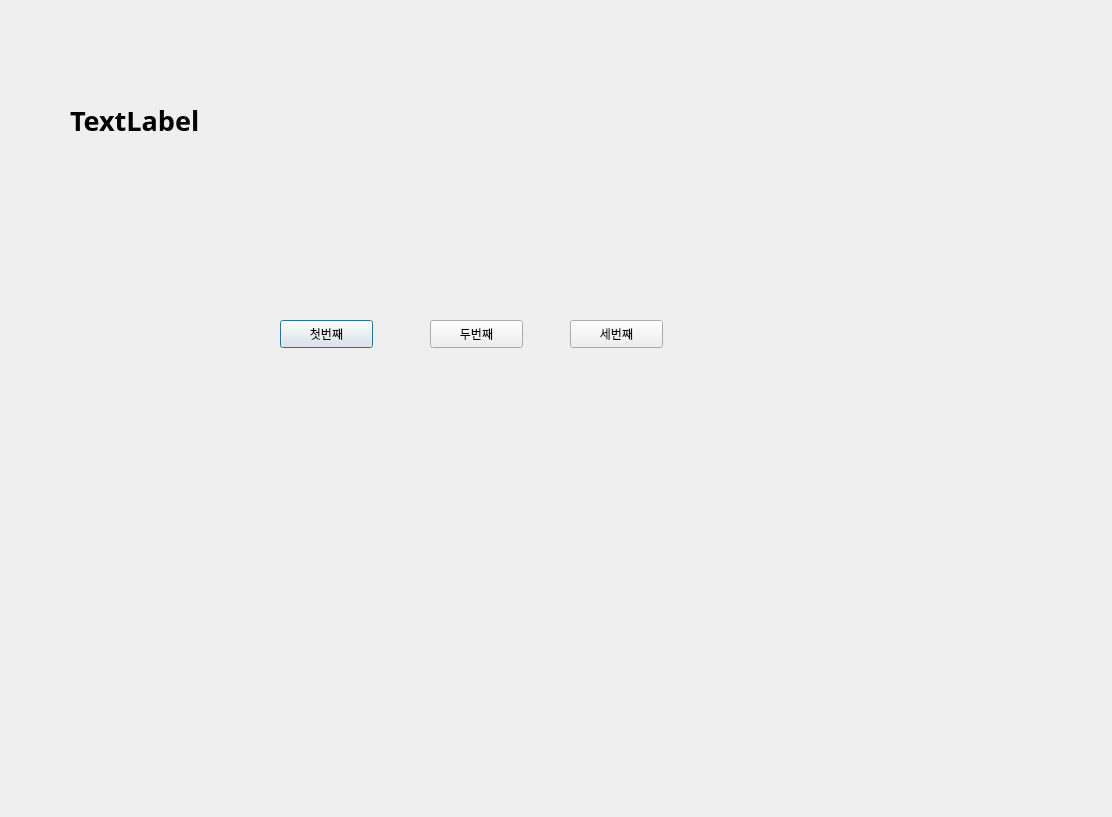
<?xml version="1.0" encoding="UTF-8"?>
<ui version="4.0">
 <class>Dialog</class>
 <widget class="QDialog" name="Dialog">
  <property name="geometry">
   <rect>
    <x>0</x>
    <y>0</y>
    <width>1112</width>
    <height>817</height>
   </rect>
  </property>
  <property name="windowTitle">
   <string>Dialog</string>
  </property>
  <widget class="QLabel" name="label">
   <property name="geometry">
    <rect>
     <x>70</x>
     <y>40</y>
     <width>441</width>
     <height>161</height>
    </rect>
   </property>
   <property name="font">
    <font>
     <family>맑은 고딕</family>
     <pointsize>20</pointsize>
     <weight>75</weight>
     <bold>true</bold>
    </font>
   </property>
   <property name="text">
    <string>TextLabel</string>
   </property>
  </widget>
  <widget class="QPushButton" name="pushButton">
   <property name="geometry">
    <rect>
     <x>280</x>
     <y>320</y>
     <width>93</width>
     <height>28</height>
    </rect>
   </property>
   <property name="text">
    <string>첫번째</string>
   </property>
  </widget>
  <widget class="QPushButton" name="pushButton_2">
   <property name="geometry">
    <rect>
     <x>430</x>
     <y>320</y>
     <width>93</width>
     <height>28</height>
    </rect>
   </property>
   <property name="text">
    <string>두번째</string>
   </property>
  </widget>
  <widget class="QPushButton" name="pushButton_3">
   <property name="geometry">
    <rect>
     <x>570</x>
     <y>320</y>
     <width>93</width>
     <height>28</height>
    </rect>
   </property>
   <property name="text">
    <string>세번째</string>
   </property>
  </widget>
 </widget>
 <resources/>
 <connections/>
</ui>
